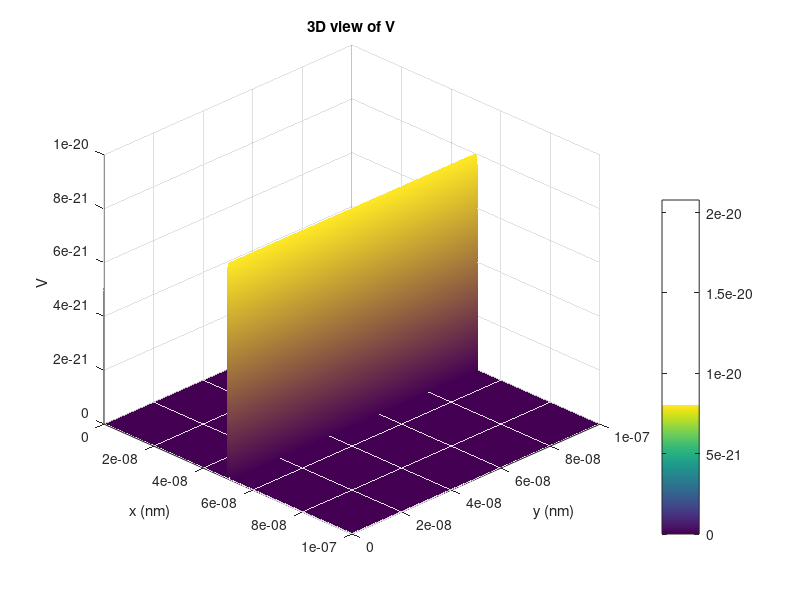
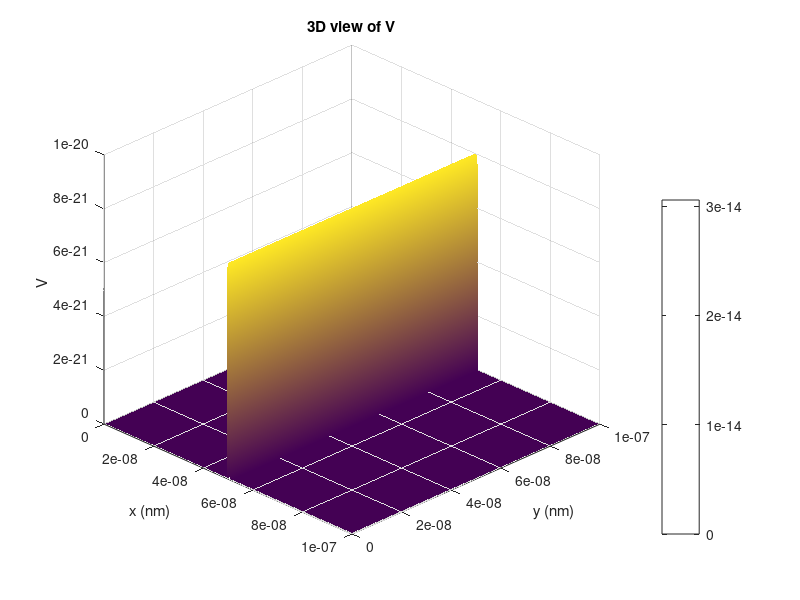
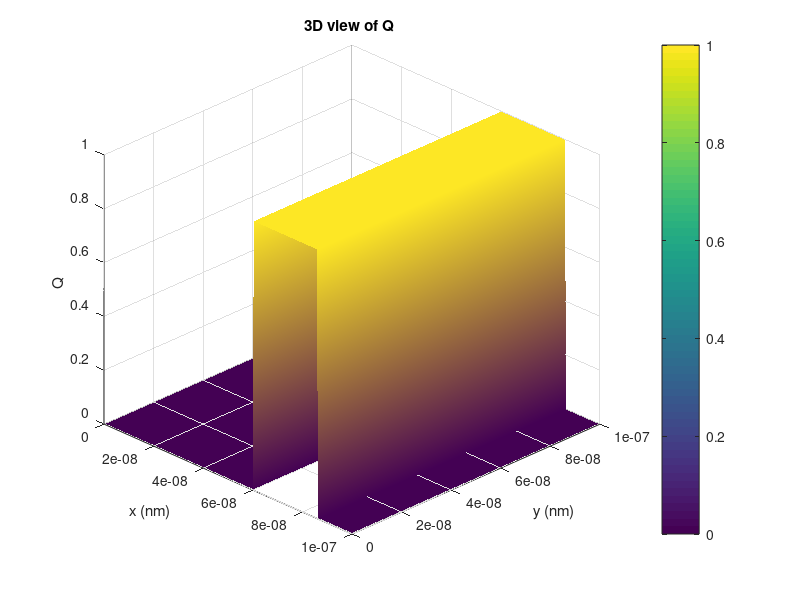
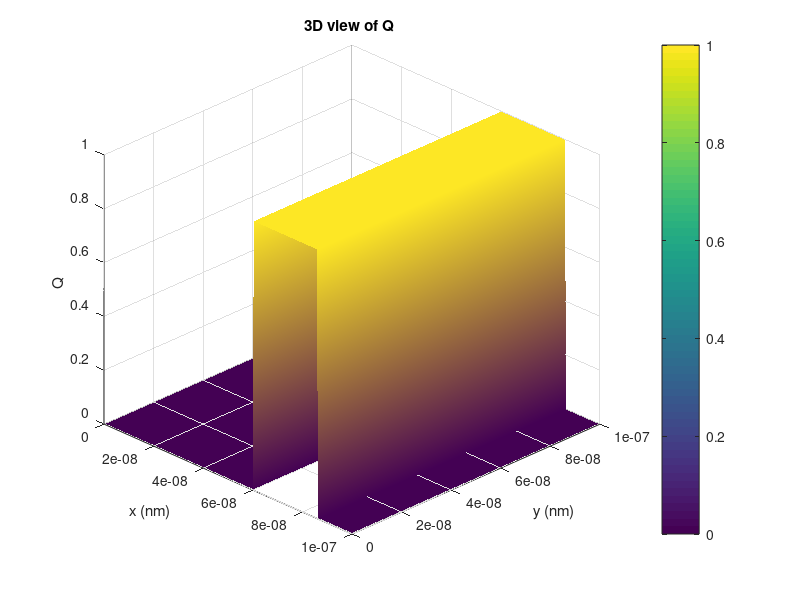

Source code (MATLAB) for these figures, in order: (Note: this script raises an error after producing the figures.)
clear; clc; close all;

%filename = 'wavepacket_evolution_barrier_measurement.gif';
%firstFrame = true;
%% =========================================================
% Physical constants (SI)
%% =========================================================
hb = 1.054571817e-34;        % J·s
m   = 9.10938356e-31;         % kg
q    = 1.602176634e-19;        % C
eps0 = 8.8541878128e-12;       % F/m

%% =========================================================
% Spatial grid (nm)
%% =========================================================
Nx = 256; Ny = 256;
Lx = 100e-9; Ly = 100e-9;            % nm

Dx = Lx/(Nx-1);
Dy = Ly/(Ny-1);

x = (0:Nx-1)*Dx;         % nm
y = (0:Ny-1)*Dy;         % nm

%% =========================================================
% Momentum grid (1/m)
%% =========================================================
dkx = 2*pi/(Lx);
dky = 2*pi/(Ly);

kx = (-Nx/2:Nx/2-1)*dkx;
ky = (-Ny/2:Ny/2-1)*dky;
[KX,KY] = meshgrid(kx,ky);

%% =========================================================
% Time grid
%% =========================================================
Dt = 0.04e-15;                     % fs
Nt = 16000;
Np = 250;

numlim=2000;        % Limit pel calcul de les trajectories  
numgrafic=20;
numgrafictrajectories=100;
stepgrafic=floor(Nt/numgrafic);
stepgrafictrajectories=floor(Nt/numgrafictrajectories);

%% =========================================================
% Barrier and measuring apparatus
%% =========================================================
lambda2 = 1e5;  % adjust strength
lambda = lambda2*(Dt/2)/(2*Dy);  % adjust strength

Qini = 155;
Qfin = 220;

Qx = double((1:Nx) >= Qini & (1:Nx) <= Qfin);
Q  = repmat(Qx,Ny,1);
Q=Q';

Qmask = false(Nx,1);
Qmask(Qini:Qfin) = true;

V = zeros(Nx, Ny);
barrier = 0.05*q;

barrierini = floor(Nx/2);
barrierfin = barrierini +2;

V(barrierini:barrierfin, [1:Ny]) = barrier;

figure(3)
surf(x,y, V.', 'EdgeColor','none')
view(45,30)
shading interp
colorbar
xlabel('x (nm)')
ylabel('y (nm)')
zlabel('V')
title('3D view of V')
saveas(3,'figure3.png')
saveas(3,'figure3.fig')


figure(1)
surf(x,y, Q.', 'EdgeColor','none')
view(45,30)
shading interp
colorbar
xlabel('x (nm)')
ylabel('y (nm)')
zlabel('Q')
title('3D view of Q ')
saveas(1,'figure2.png')
saveas(1,'figure2.fig')

%% =========================================================
% Initial wave packets
%% =========================================================

% ===== Gaussian wave packet 1=====
velox     = 0.8e5;           % velocity [m/s]
sigmax = 6.0e-9;          % spatial width [m]
xcentral    = 30.0e-9;         % initial position [m]

psix = 1/sqrt(2)*(1/(2*pi*sigmax^2))^(1/4).*exp(-(x-xcentral).^2/(4*sigmax^2)).*exp(1i*m*velox*(x-xcentral)/hb);


% ===== Gaussian wave packet 1=====
veloy     = 0.0;           % velocity [m/s]
sigmay = 6.0e-9;          % spatial width [m]
ycentral    = 2*Ly/3;         % initial position [m]

psiy = 1/sqrt(2)*(1/(2*pi*sigmay^2))^(1/4).*exp(-(y-ycentral).^2/(4*sigmay^2)).*exp(1i*m*veloy*(y-ycentral)/hb);

psi = psix(:)* psiy(:).';

% Normalize
normpsi = sqrt(trapz(y, trapz(x, abs(psi).^2, 2)));
psi = psi / normpsi;

%% =========================================================
% Split-operator propagators
%% =========================================================
Tprop = exp(-1i * (hb*(KX.^2 + KY.^2)/(2*m)) * Dt);
Vprop = exp(-1i * V * Dt/(2*hb));
Wphase = exp(-1i *(-lambda) * Q .* KY.' * Dt/(2*hb));

%% =========================================================
% Bohmian trajectories
%% =========================================================

positionx = zeros(Np,1);
positiony = zeros(Np,1);

pdf = abs(psi).^2;
pdf = pdf / sum(pdf(:));

idx = randsample(numel(pdf),Np,true,pdf(:));
[ix,iy] = ind2sub(size(pdf),idx);

positionx(:)=x(ix)';
positiony(:)=y(iy)';

%% =========================================================
% NEW: probability conservation diagnostic
%% =========================================================
P = zeros(1,numgrafic);      % total probability vs timeposition
tgrafic = zeros(1,numgrafic);      % total probability vs time

trajx = zeros(Np,numgrafictrajectories);
trajy = zeros(Np,numgrafictrajectories);

trajx(:,1) = positionx;
trajy(:,1) = positiony;

indgrafic=1;
indgrafictrajectories=1;

% --- NEW: probability density and normalization ---
rho = abs(psi).^2;
P(indgrafic) = trapz(y, trapz(x, rho, 2));
tgrafic(indgrafic)=Dt;
tgrafictrajectories(indgrafictrajectories)=Dt;
         
figure(2)
imagesc(x,y,rho.');
axis equal tight;
xlabel('x (nm)');
ylabel('y (nm)');
title(sprintf('t = %.2f fs   P = %.12f', 1*Dt/1e-15, P(indgrafic)));
colorbar;
axis([0 Lx 0 Ly])
drawnow;
saveas(2,'figure2.png')
saveas(2,'figure2.fig')

indgrafic=2;
indgrafictrajectories=2;

%% =========================================================
% Time evolution
%% =========================================================

for it = 2:Nt

    % --- Schrödinger propagation ---
    
    % --- V half step ---
    psi = Vprop .* psi;
    
    % -------------------------
    % W half step (finite differences)
    % -------------------------
    psi(Qmask,2:Ny-1) = psi(Qmask,2:Ny-1) + ...
    lambda * (psi(Qmask,3:Ny) - psi(Qmask,1:Ny-2));    
    
    % --- T full step ---
    psi_k = fftshift(fft2(psi));
    psi_k = Tprop .* psi_k;
    psi = ifft2(ifftshift(psi_k));
    
    % -------------------------
    % W half step (finite differences)
    % -------------------------
    psi(Qmask,2:Ny-1) = psi(Qmask,2:Ny-1) + ...
    lambda * (psi(Qmask,3:Ny) - psi(Qmask,1:Ny-2));    
    
    % --- V half step ---
    psi = Vprop .* psi;

    for ip=1:Np

        %%%%%%% Trajectoiry

        control=0;
        tempo_restante=Dt;

        while control==0

            indx=floor(positionx(ip)/Dx)+1;
            if (indx<3) 
               indx=3; 
            end    
            if (indx>Nx-3) 
               indx=Nx-3; 
            end
            indy=floor(positiony(ip)/Dy)+1;
            if (indy<3) 
               indy=3; 
            end    
            if (indy>Ny-3) 
               indy=Ny-3; 
            end
        
            % Calcul wave function 

            phib=psi(indx,indy);
            dphi_dx=(psi(indx+1,indy)-psi(indx-1,indy))/(2*Dx);
            dphi_dy=(psi(indx,indy+1)-psi(indx,indy-1))/(2*Dy);

            vbohmx=hb/m*imag(dphi_dx/phib);
            vbohmy=hb/m*imag(dphi_dy/phib)-lambda2*Q(indx,indy);

            if vbohmx>0
                dtx=abs(((indx+1)*Dx-positionx(ip))/vbohmx);
                if dtx<Dt/numlim 
                    dtx=abs(Dx/(vbohmx*numlim));
                end
            else
                dtx=abs((positionx(ip)-indx*Dx)/vbohmx); 
                if dtx<Dt/numlim 
                    dtx=abs(Dx/(vbohmx*numlim));
                end     
            end
            if vbohmy>0
                dty=abs(((indy+1)*Dy-positiony(ip))/vbohmy);
                if dty<Dt/numlim 
                    dty=abs(Dy/(vbohmy*numlim));
                end
            else
                dty=abs((positiony(ip)-indy*Dy)/vbohmy); 
                if dty<Dt/numlim 
                    dty=abs(Dy/(vbohmy*numlim));
                end     
            end
    
            tempo=min(Dt,min(tempo_restante,min(dtx,dty)));

            positionx(ip)=positionx(ip)+vbohmx*tempo;
            positiony(ip)=positiony(ip)+vbohmy*tempo;
    
            tempo_restante = tempo_restante - tempo;
    
            if tempo_restante < Dt/numlim
               control=1;
            end
    
        end %while control

        
    end %Nparticles

    % --- Visualization grafic---
    if mod(it,stepgrafic)==0

        % --- NEW: probability density and normalization ---
        rho = abs(psi).^2;
        P(indgrafic) = trapz(y, trapz(x, rho, 2));
        tgrafic(indgrafic)=it*Dt;
        
        figres=100+indgrafic;
        figure(figres)
        imagesc(x,y,rho.');
        axis equal tight;
        hold on;
        plot(trajx(:,indgrafictrajectories-1)',trajy(:,indgrafictrajectories-1)','r.','MarkerSize',8);
        hold off;
        xlabel('x (nm)');
        ylabel('y (nm)');
        title(sprintf('t = %.2f ps   P = %.12f', it*Dt/1e-12, P(indgrafic)));
        %colorbar;
        axis([0 Lx 0 Ly])
        if (lambda>0) 
        xline(x(Qini), 'r', 'LineWidth', 2);
        xline(x(Qfin), 'r', 'LineWidth', 2);
        end
        if (barrier>0)
        xline(x(barrierini), 'y', 'LineWidth', 2);
        xline(x(barrierfin), 'y', 'LineWidth', 2);
        end
        drawnow;
        nombre1 = ['figure' num2str(figres) '.png'];
        saveas(figres,nombre1)
        nombre2 = ['figure' num2str(figres) '.fig'];
        saveas(figres,nombre2)

        indgrafic=indgrafic+1;

        % =========================
        % CAPTURE FRAME
        % =========================
%        frame = getframe(gcf);
%        im = frame2im(frame);
%        [A,map] = rgb2ind(im,256);

        % =========================
        % WRITE GIF
        % =========================

 %   if firstFrame
 %       imwrite(A,map,filename,'gif','LoopCount',Inf,'DelayTime',0.05);
 %       firstFrame = false;
 %   else
 %       imwrite(A,map,filename,'gif','WriteMode','append','DelayTime',0.05);
 %   end
 %       indgrafic=indgrafic+1;

    end   %mod(it,stepgrafic)

    % --- Visualization grafic---
    if mod(it,stepgrafictrajectories)==0

        tgrafictrajectories(indgrafictrajectories)=it*Dt;
        
        trajx(:,indgrafictrajectories)=positionx;
        trajy(:,indgrafictrajectories)=positiony;
 
        indgrafictrajectories=indgrafictrajectories+1;

    end   %mod(it,stepgrafic)

end  % temps

%% =========================================================
% Final probability check plot
%% =========================================================
figure(5);
plot(tgrafic, P, 'LineWidth', 2);
xlabel('t (fs)');
ylabel('\int |\psi|^2 dx dy');
title('Probability conservation');
grid on;
saveas(5,'figure5.png')
saveas(5,'figure5.fig')

figure(6)
hold on
for ip=1:Np
plot3(trajy(ip,1:indgrafictrajectories-1),trajx(ip,1:indgrafictrajectories-1),tgrafictrajectories(1:indgrafictrajectories-1))   % draw the scatter plot
plot3(trajy(ip,1),trajx(ip,1),tgrafictrajectories(1),'r.','MarkerSize',8)    % draw the scatter plot
plot3(trajy(ip,indgrafictrajectories-1),trajx(ip,indgrafictrajectories-1),tgrafictrajectories(indgrafictrajectories-1),'b.','MarkerSize',8)    % draw the scatter plot
end
view(-31,14)
grid on
ylabel('Position y(m)')
xlabel('Position x(m)')
zlabel('Time (s)')
saveas(6,'figure6.png')
saveas(6,'figure6.fig')

figure(7)
imagesc(x,y,rho.');
axis equal tight;
xlabel('x (nm)');
ylabel('y (nm)');
axis([0 Lx 0 Ly])
title(sprintf('t = %.2f fs   P = %.12f', Nt*Dt/1e-15, P(indgrafic-1)));
colorbar;
drawnow;
saveas(7,'figure7.png')
saveas(7,'figure7.fig')

figure(8)
hold on
for ip=1:Np
plot(trajy(ip,1),trajx(ip,1),'r.','MarkerSize',18)    % draw the scatter plot
plot(trajy(ip,indgrafictrajectories-1),trajx(ip,indgrafictrajectories-1),'b.','MarkerSize',18)    % draw the scatter plot
end
title('intial position (red)  final position (blue)')
ylabel('Position y(m)')
xlabel('Position x(m)')
zlabel('Time (s)')
saveas(8,'figure8.png')
saveas(8,'figure8.fig')  

figure(9)
hold on
for ip=1:Np
plot(trajy(ip,1:indgrafictrajectories-1),trajx(ip,1:indgrafictrajectories-1))   % draw the scatter plot
plot(trajy(ip,1),trajx(ip,1),'r.','MarkerSize',8)    % draw the scatter plot
plot(trajy(ip,indgrafictrajectories-1),trajx(ip,indgrafictrajectories-1),'b.','MarkerSize',8)    % draw the scatter plot
end
grid on
ylabel('Position y(m)')
xlabel('Position x(m)')
